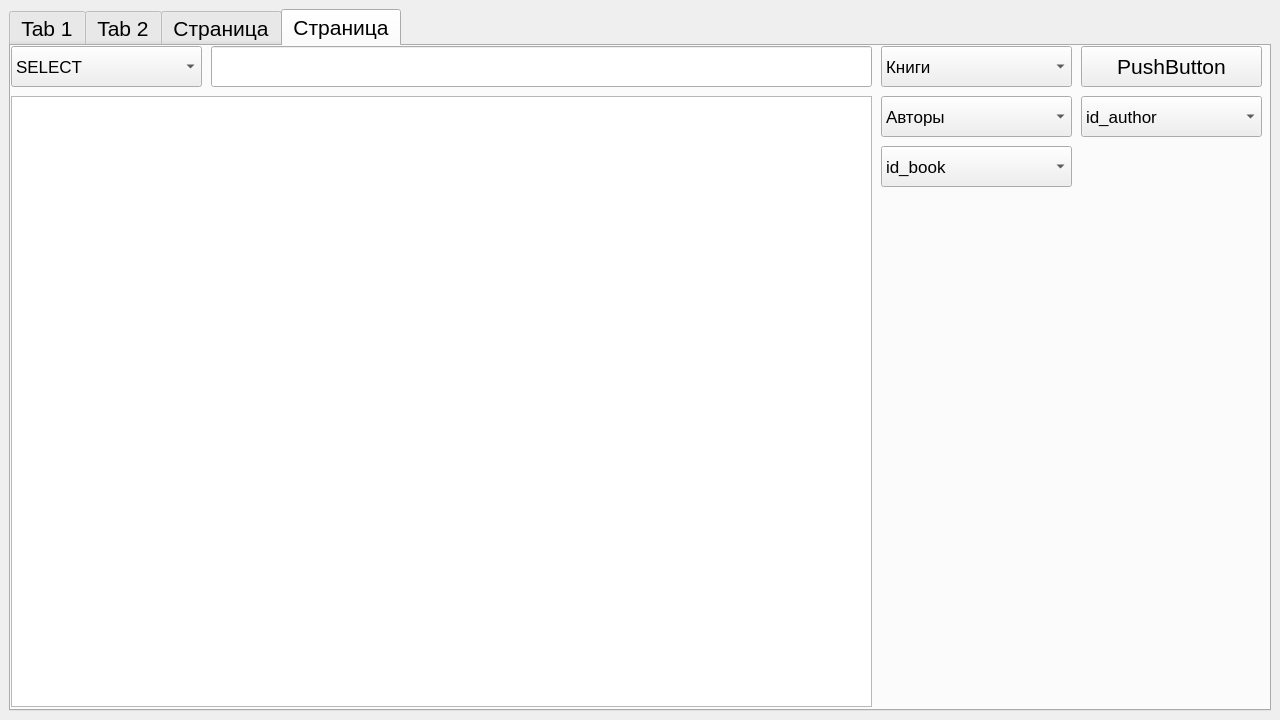
<?xml version="1.0" encoding="UTF-8"?>
<ui version="4.0">
 <class>MainWindow</class>
 <widget class="QMainWindow" name="MainWindow">
  <property name="geometry">
   <rect>
    <x>0</x>
    <y>0</y>
    <width>1280</width>
    <height>720</height>
   </rect>
  </property>
  <property name="windowTitle">
   <string>MainWindow</string>
  </property>
  <property name="autoFillBackground">
   <bool>false</bool>
  </property>
  <widget class="QWidget" name="centralwidget">
   <layout class="QVBoxLayout" name="verticalLayout">
    <item>
     <widget class="QTabWidget" name="tabWidget">
      <property name="font">
       <font>
        <pointsize>16</pointsize>
       </font>
      </property>
      <property name="currentIndex">
       <number>3</number>
      </property>
      <property name="usesScrollButtons">
       <bool>false</bool>
      </property>
      <widget class="QWidget" name="tab_1">
       <attribute name="title">
        <string>Tab 1</string>
       </attribute>
       <widget class="QLabel" name="nameText">
        <property name="geometry">
         <rect>
          <x>250</x>
          <y>0</y>
          <width>1001</width>
          <height>31</height>
         </rect>
        </property>
        <property name="font">
         <font>
          <pointsize>18</pointsize>
         </font>
        </property>
        <property name="text">
         <string>TextLabel</string>
        </property>
       </widget>
       <widget class="QLabel" name="nameLabel">
        <property name="geometry">
         <rect>
          <x>0</x>
          <y>0</y>
          <width>251</width>
          <height>31</height>
         </rect>
        </property>
        <property name="font">
         <font>
          <pointsize>18</pointsize>
          <weight>75</weight>
          <bold>true</bold>
         </font>
        </property>
        <property name="text">
         <string>Имя пользователя:</string>
        </property>
       </widget>
       <widget class="QLabel" name="roleLabel">
        <property name="geometry">
         <rect>
          <x>0</x>
          <y>30</y>
          <width>221</width>
          <height>31</height>
         </rect>
        </property>
        <property name="font">
         <font>
          <pointsize>18</pointsize>
          <weight>75</weight>
          <bold>true</bold>
         </font>
        </property>
        <property name="text">
         <string>Уровень допуска:</string>
        </property>
       </widget>
       <widget class="QLabel" name="roleText">
        <property name="geometry">
         <rect>
          <x>230</x>
          <y>30</y>
          <width>1021</width>
          <height>31</height>
         </rect>
        </property>
        <property name="font">
         <font>
          <pointsize>18</pointsize>
         </font>
        </property>
        <property name="text">
         <string>TextLabel</string>
        </property>
       </widget>
       <widget class="QCalendarWidget" name="calendarWidget">
        <property name="geometry">
         <rect>
          <x>10</x>
          <y>70</y>
          <width>401</width>
          <height>261</height>
         </rect>
        </property>
        <property name="selectionMode">
         <enum>QCalendarWidget::NoSelection</enum>
        </property>
        <property name="dateEditEnabled">
         <bool>false</bool>
        </property>
       </widget>
       <widget class="QTableWidget" name="tableReaders">
        <property name="geometry">
         <rect>
          <x>770</x>
          <y>30</y>
          <width>417</width>
          <height>60</height>
         </rect>
        </property>
        <property name="statusTip">
         <string/>
        </property>
        <property name="showGrid">
         <bool>true</bool>
        </property>
        <property name="wordWrap">
         <bool>true</bool>
        </property>
        <property name="rowCount">
         <number>1</number>
        </property>
        <property name="columnCount">
         <number>2</number>
        </property>
        <attribute name="horizontalHeaderVisible">
         <bool>false</bool>
        </attribute>
        <attribute name="horizontalHeaderCascadingSectionResizes">
         <bool>false</bool>
        </attribute>
        <attribute name="horizontalHeaderDefaultSectionSize">
         <number>200</number>
        </attribute>
        <attribute name="verticalHeaderCascadingSectionResizes">
         <bool>false</bool>
        </attribute>
        <row/>
        <column>
         <property name="text">
          <string>Самый лучший читатель дня</string>
         </property>
        </column>
        <column>
         <property name="text">
          <string>Самый худший читатель дня</string>
         </property>
        </column>
       </widget>
       <widget class="QLabel" name="labelReaders">
        <property name="geometry">
         <rect>
          <x>920</x>
          <y>0</y>
          <width>141</width>
          <height>31</height>
         </rect>
        </property>
        <property name="text">
         <string>Читатели дня</string>
        </property>
       </widget>
       <widget class="QLabel" name="labelAddBook">
        <property name="geometry">
         <rect>
          <x>10</x>
          <y>340</y>
          <width>421</width>
          <height>31</height>
         </rect>
        </property>
        <property name="text">
         <string>Добавить книгу (Название/id формуляра)</string>
        </property>
       </widget>
       <widget class="QLineEdit" name="lineBookName">
        <property name="geometry">
         <rect>
          <x>10</x>
          <y>379</y>
          <width>231</width>
          <height>21</height>
         </rect>
        </property>
        <property name="font">
         <font>
          <pointsize>10</pointsize>
         </font>
        </property>
       </widget>
       <widget class="QLineEdit" name="lineFormularId">
        <property name="geometry">
         <rect>
          <x>260</x>
          <y>379</y>
          <width>31</width>
          <height>21</height>
         </rect>
        </property>
        <property name="font">
         <font>
          <pointsize>10</pointsize>
         </font>
        </property>
       </widget>
       <widget class="QPushButton" name="btnAddBook">
        <property name="geometry">
         <rect>
          <x>300</x>
          <y>370</y>
          <width>121</width>
          <height>31</height>
         </rect>
        </property>
        <property name="font">
         <font>
          <pointsize>14</pointsize>
         </font>
        </property>
        <property name="text">
         <string>Добавить</string>
        </property>
       </widget>
       <widget class="QLabel" name="labelChangeState">
        <property name="geometry">
         <rect>
          <x>10</x>
          <y>410</y>
          <width>411</width>
          <height>21</height>
         </rect>
        </property>
        <property name="text">
         <string>Изменить наличие книги (id книги)</string>
        </property>
       </widget>
       <widget class="QLineEdit" name="lineBookId">
        <property name="geometry">
         <rect>
          <x>260</x>
          <y>449</y>
          <width>31</width>
          <height>21</height>
         </rect>
        </property>
        <property name="font">
         <font>
          <pointsize>10</pointsize>
         </font>
        </property>
       </widget>
       <widget class="QPushButton" name="btnChangeState">
        <property name="geometry">
         <rect>
          <x>300</x>
          <y>440</y>
          <width>121</width>
          <height>31</height>
         </rect>
        </property>
        <property name="font">
         <font>
          <pointsize>14</pointsize>
         </font>
        </property>
        <property name="text">
         <string>Изменить</string>
        </property>
       </widget>
       <widget class="QLabel" name="image">
        <property name="geometry">
         <rect>
          <x>690</x>
          <y>230</y>
          <width>561</width>
          <height>431</height>
         </rect>
        </property>
        <property name="text">
         <string/>
        </property>
        <property name="pixmap">
         <pixmap>../../../../Downloads/4936ce1b33e1317ee56d9f967a1a5512.png</pixmap>
        </property>
        <property name="scaledContents">
         <bool>true</bool>
        </property>
       </widget>
      </widget>
      <widget class="QWidget" name="tab_2">
       <attribute name="title">
        <string>Tab 2</string>
       </attribute>
       <widget class="QTableWidget" name="tabel">
        <property name="geometry">
         <rect>
          <x>0</x>
          <y>0</y>
          <width>831</width>
          <height>651</height>
         </rect>
        </property>
        <property name="editTriggers">
         <set>QAbstractItemView::NoEditTriggers</set>
        </property>
        <property name="columnCount">
         <number>0</number>
        </property>
       </widget>
       <widget class="QPushButton" name="upd">
        <property name="geometry">
         <rect>
          <x>1080</x>
          <y>610</y>
          <width>171</width>
          <height>51</height>
         </rect>
        </property>
        <property name="font">
         <font>
          <pointsize>24</pointsize>
         </font>
        </property>
        <property name="text">
         <string>Обновить</string>
        </property>
       </widget>
       <widget class="QComboBox" name="comboBox">
        <property name="geometry">
         <rect>
          <x>830</x>
          <y>0</y>
          <width>431</width>
          <height>31</height>
         </rect>
        </property>
        <property name="font">
         <font>
          <pointsize>14</pointsize>
         </font>
        </property>
        <property name="currentIndex">
         <number>0</number>
        </property>
        <property name="maxVisibleItems">
         <number>6</number>
        </property>
        <property name="maxCount">
         <number>6</number>
        </property>
        <item>
         <property name="text">
          <string>Книги</string>
         </property>
        </item>
        <item>
         <property name="text">
          <string>Авторы</string>
         </property>
        </item>
        <item>
         <property name="text">
          <string>Формуляры</string>
         </property>
        </item>
        <item>
         <property name="text">
          <string>Работники библиотеки</string>
         </property>
        </item>
        <item>
         <property name="text">
          <string>Должности</string>
         </property>
        </item>
        <item>
         <property name="text">
          <string>Билеты</string>
         </property>
        </item>
       </widget>
       <widget class="QLabel" name="label">
        <property name="geometry">
         <rect>
          <x>830</x>
          <y>30</y>
          <width>421</width>
          <height>31</height>
         </rect>
        </property>
        <property name="text">
         <string>&lt;html&gt;&lt;head/&gt;&lt;body&gt;&lt;p&gt;Поиск по полю&lt;/p&gt;&lt;/body&gt;&lt;/html&gt;</string>
        </property>
        <property name="alignment">
         <set>Qt::AlignCenter</set>
        </property>
       </widget>
       <widget class="QLineEdit" name="search1">
        <property name="geometry">
         <rect>
          <x>860</x>
          <y>70</y>
          <width>371</width>
          <height>20</height>
         </rect>
        </property>
        <property name="font">
         <font>
          <pointsize>10</pointsize>
         </font>
        </property>
       </widget>
       <widget class="QLineEdit" name="search2">
        <property name="geometry">
         <rect>
          <x>860</x>
          <y>100</y>
          <width>371</width>
          <height>20</height>
         </rect>
        </property>
        <property name="font">
         <font>
          <pointsize>10</pointsize>
         </font>
        </property>
       </widget>
       <widget class="QLineEdit" name="search3">
        <property name="geometry">
         <rect>
          <x>860</x>
          <y>130</y>
          <width>371</width>
          <height>20</height>
         </rect>
        </property>
        <property name="font">
         <font>
          <pointsize>10</pointsize>
         </font>
        </property>
       </widget>
       <widget class="QLineEdit" name="search4">
        <property name="geometry">
         <rect>
          <x>860</x>
          <y>160</y>
          <width>371</width>
          <height>20</height>
         </rect>
        </property>
        <property name="font">
         <font>
          <pointsize>10</pointsize>
         </font>
        </property>
       </widget>
       <widget class="QLineEdit" name="search5">
        <property name="geometry">
         <rect>
          <x>860</x>
          <y>190</y>
          <width>371</width>
          <height>20</height>
         </rect>
        </property>
        <property name="font">
         <font>
          <pointsize>10</pointsize>
         </font>
        </property>
       </widget>
       <widget class="QLabel" name="searchRes">
        <property name="geometry">
         <rect>
          <x>1000</x>
          <y>610</y>
          <width>81</width>
          <height>41</height>
         </rect>
        </property>
        <property name="text">
         <string/>
        </property>
        <property name="alignment">
         <set>Qt::AlignCenter</set>
        </property>
       </widget>
      </widget>
      <widget class="QWidget" name="tab_3">
       <attribute name="title">
        <string>Страница</string>
       </attribute>
       <widget class="QComboBox" name="boxTabel">
        <property name="geometry">
         <rect>
          <x>290</x>
          <y>20</y>
          <width>961</width>
          <height>22</height>
         </rect>
        </property>
        <property name="font">
         <font>
          <pointsize>13</pointsize>
         </font>
        </property>
        <item>
         <property name="text">
          <string>Книги</string>
         </property>
        </item>
        <item>
         <property name="text">
          <string>Авторы</string>
         </property>
        </item>
        <item>
         <property name="text">
          <string>Формуляры</string>
         </property>
        </item>
        <item>
         <property name="text">
          <string>Читательские билеты</string>
         </property>
        </item>
        <item>
         <property name="text">
          <string>Работники</string>
         </property>
        </item>
        <item>
         <property name="text">
          <string>Должности</string>
         </property>
        </item>
       </widget>
       <widget class="QLabel" name="labelTabel">
        <property name="geometry">
         <rect>
          <x>0</x>
          <y>10</y>
          <width>291</width>
          <height>31</height>
         </rect>
        </property>
        <property name="font">
         <font>
          <pointsize>24</pointsize>
         </font>
        </property>
        <property name="text">
         <string>Название таблицы:</string>
        </property>
       </widget>
       <widget class="QComboBox" name="boxFunc">
        <property name="geometry">
         <rect>
          <x>1089</x>
          <y>290</y>
          <width>161</width>
          <height>31</height>
         </rect>
        </property>
        <property name="font">
         <font>
          <pointsize>16</pointsize>
         </font>
        </property>
        <property name="sizeAdjustPolicy">
         <enum>QComboBox::AdjustToContentsOnFirstShow</enum>
        </property>
        <item>
         <property name="text">
          <string>Добавить</string>
         </property>
        </item>
        <item>
         <property name="text">
          <string>Удалить</string>
         </property>
        </item>
        <item>
         <property name="text">
          <string>Обновить</string>
         </property>
        </item>
       </widget>
       <widget class="QPushButton" name="btnExec">
        <property name="geometry">
         <rect>
          <x>1020</x>
          <y>580</y>
          <width>231</width>
          <height>71</height>
         </rect>
        </property>
        <property name="font">
         <font>
          <pointsize>32</pointsize>
         </font>
        </property>
        <property name="text">
         <string>Выполнить</string>
        </property>
       </widget>
       <widget class="QLabel" name="label1">
        <property name="enabled">
         <bool>true</bool>
        </property>
        <property name="geometry">
         <rect>
          <x>10</x>
          <y>50</y>
          <width>281</width>
          <height>31</height>
         </rect>
        </property>
        <property name="font">
         <font>
          <pointsize>18</pointsize>
         </font>
        </property>
        <property name="text">
         <string>TextLabel</string>
        </property>
       </widget>
       <widget class="QLabel" name="label2">
        <property name="geometry">
         <rect>
          <x>10</x>
          <y>90</y>
          <width>281</width>
          <height>31</height>
         </rect>
        </property>
        <property name="font">
         <font>
          <pointsize>18</pointsize>
         </font>
        </property>
        <property name="text">
         <string>TextLabel</string>
        </property>
       </widget>
       <widget class="QLabel" name="label3">
        <property name="geometry">
         <rect>
          <x>10</x>
          <y>130</y>
          <width>281</width>
          <height>31</height>
         </rect>
        </property>
        <property name="font">
         <font>
          <pointsize>18</pointsize>
         </font>
        </property>
        <property name="text">
         <string>TextLabel</string>
        </property>
       </widget>
       <widget class="QLabel" name="label4">
        <property name="geometry">
         <rect>
          <x>10</x>
          <y>170</y>
          <width>281</width>
          <height>31</height>
         </rect>
        </property>
        <property name="font">
         <font>
          <pointsize>18</pointsize>
         </font>
        </property>
        <property name="text">
         <string>TextLabel</string>
        </property>
       </widget>
       <widget class="QLabel" name="label5">
        <property name="geometry">
         <rect>
          <x>10</x>
          <y>210</y>
          <width>281</width>
          <height>31</height>
         </rect>
        </property>
        <property name="font">
         <font>
          <pointsize>18</pointsize>
         </font>
        </property>
        <property name="text">
         <string>TextLabel</string>
        </property>
       </widget>
       <widget class="QLabel" name="label6">
        <property name="geometry">
         <rect>
          <x>10</x>
          <y>250</y>
          <width>281</width>
          <height>31</height>
         </rect>
        </property>
        <property name="font">
         <font>
          <pointsize>18</pointsize>
         </font>
        </property>
        <property name="text">
         <string>TextLabel</string>
        </property>
       </widget>
       <widget class="QDateEdit" name="date1">
        <property name="geometry">
         <rect>
          <x>290</x>
          <y>180</y>
          <width>961</width>
          <height>22</height>
         </rect>
        </property>
        <property name="font">
         <font>
          <pointsize>10</pointsize>
         </font>
        </property>
       </widget>
       <widget class="QDateEdit" name="date2">
        <property name="geometry">
         <rect>
          <x>290</x>
          <y>220</y>
          <width>961</width>
          <height>22</height>
         </rect>
        </property>
        <property name="font">
         <font>
          <pointsize>10</pointsize>
         </font>
        </property>
       </widget>
       <widget class="QCheckBox" name="checkBox">
        <property name="geometry">
         <rect>
          <x>290</x>
          <y>140</y>
          <width>961</width>
          <height>21</height>
         </rect>
        </property>
        <property name="text">
         <string>CheckBox</string>
        </property>
       </widget>
       <widget class="QDateEdit" name="date3">
        <property name="geometry">
         <rect>
          <x>290</x>
          <y>140</y>
          <width>961</width>
          <height>22</height>
         </rect>
        </property>
        <property name="font">
         <font>
          <pointsize>10</pointsize>
         </font>
        </property>
       </widget>
       <widget class="QLineEdit" name="input1">
        <property name="geometry">
         <rect>
          <x>290</x>
          <y>60</y>
          <width>961</width>
          <height>20</height>
         </rect>
        </property>
        <property name="font">
         <font>
          <pointsize>10</pointsize>
         </font>
        </property>
       </widget>
       <widget class="QLineEdit" name="input2">
        <property name="geometry">
         <rect>
          <x>290</x>
          <y>100</y>
          <width>961</width>
          <height>20</height>
         </rect>
        </property>
        <property name="font">
         <font>
          <pointsize>10</pointsize>
         </font>
        </property>
       </widget>
       <widget class="QLineEdit" name="input3">
        <property name="geometry">
         <rect>
          <x>290</x>
          <y>140</y>
          <width>961</width>
          <height>20</height>
         </rect>
        </property>
        <property name="font">
         <font>
          <pointsize>10</pointsize>
         </font>
        </property>
       </widget>
       <widget class="QLineEdit" name="input4">
        <property name="geometry">
         <rect>
          <x>290</x>
          <y>180</y>
          <width>961</width>
          <height>20</height>
         </rect>
        </property>
        <property name="font">
         <font>
          <pointsize>10</pointsize>
         </font>
        </property>
       </widget>
       <widget class="QLineEdit" name="input5">
        <property name="geometry">
         <rect>
          <x>290</x>
          <y>220</y>
          <width>961</width>
          <height>20</height>
         </rect>
        </property>
        <property name="font">
         <font>
          <pointsize>10</pointsize>
         </font>
        </property>
       </widget>
       <widget class="QLineEdit" name="input6">
        <property name="geometry">
         <rect>
          <x>290</x>
          <y>260</y>
          <width>961</width>
          <height>20</height>
         </rect>
        </property>
        <property name="font">
         <font>
          <pointsize>10</pointsize>
         </font>
        </property>
       </widget>
       <widget class="QLabel" name="answState">
        <property name="geometry">
         <rect>
          <x>10</x>
          <y>540</y>
          <width>1001</width>
          <height>101</height>
         </rect>
        </property>
        <property name="font">
         <font>
          <pointsize>72</pointsize>
         </font>
        </property>
        <property name="text">
         <string/>
        </property>
       </widget>
      </widget>
      <widget class="QWidget" name="tab">
       <attribute name="title">
        <string>Страница</string>
       </attribute>
       <widget class="QComboBox" name="selectBox">
        <property name="geometry">
         <rect>
          <x>0</x>
          <y>0</y>
          <width>191</width>
          <height>41</height>
         </rect>
        </property>
        <property name="font">
         <font>
          <pointsize>13</pointsize>
         </font>
        </property>
        <item>
         <property name="text">
          <string>SELECT</string>
         </property>
        </item>
        <item>
         <property name="text">
          <string>SELECT INNER JOIN</string>
         </property>
        </item>
        <item>
         <property name="text">
          <string>SELECT ORDER BY</string>
         </property>
        </item>
       </widget>
       <widget class="QLineEdit" name="lineFree">
        <property name="geometry">
         <rect>
          <x>200</x>
          <y>0</y>
          <width>661</width>
          <height>41</height>
         </rect>
        </property>
       </widget>
       <widget class="QComboBox" name="boxTabel2">
        <property name="geometry">
         <rect>
          <x>870</x>
          <y>0</y>
          <width>191</width>
          <height>41</height>
         </rect>
        </property>
        <property name="font">
         <font>
          <pointsize>13</pointsize>
         </font>
        </property>
        <item>
         <property name="text">
          <string>Книги</string>
         </property>
        </item>
        <item>
         <property name="text">
          <string>Авторы</string>
         </property>
        </item>
        <item>
         <property name="text">
          <string>Формуляры</string>
         </property>
        </item>
        <item>
         <property name="text">
          <string>Читательские билеты</string>
         </property>
        </item>
        <item>
         <property name="text">
          <string>Работники</string>
         </property>
        </item>
        <item>
         <property name="text">
          <string>Должности</string>
         </property>
        </item>
       </widget>
       <widget class="QPushButton" name="freeBtn">
        <property name="geometry">
         <rect>
          <x>1070</x>
          <y>0</y>
          <width>181</width>
          <height>41</height>
         </rect>
        </property>
        <property name="text">
         <string>PushButton</string>
        </property>
       </widget>
       <widget class="QComboBox" name="boxTabel3">
        <property name="geometry">
         <rect>
          <x>870</x>
          <y>50</y>
          <width>191</width>
          <height>41</height>
         </rect>
        </property>
        <property name="font">
         <font>
          <pointsize>13</pointsize>
         </font>
        </property>
        <item>
         <property name="text">
          <string>Авторы</string>
         </property>
        </item>
       </widget>
       <widget class="QTableWidget" name="freeTabel">
        <property name="geometry">
         <rect>
          <x>0</x>
          <y>50</y>
          <width>861</width>
          <height>611</height>
         </rect>
        </property>
        <property name="editTriggers">
         <set>QAbstractItemView::NoEditTriggers</set>
        </property>
        <property name="columnCount">
         <number>0</number>
        </property>
       </widget>
       <widget class="QComboBox" name="boxFK">
        <property name="geometry">
         <rect>
          <x>1070</x>
          <y>50</y>
          <width>181</width>
          <height>41</height>
         </rect>
        </property>
        <property name="font">
         <font>
          <pointsize>13</pointsize>
         </font>
        </property>
        <item>
         <property name="text">
          <string>id_author</string>
         </property>
        </item>
       </widget>
       <widget class="QComboBox" name="boxOrder">
        <property name="geometry">
         <rect>
          <x>870</x>
          <y>100</y>
          <width>191</width>
          <height>41</height>
         </rect>
        </property>
        <property name="font">
         <font>
          <pointsize>13</pointsize>
         </font>
        </property>
        <item>
         <property name="text">
          <string>id_book</string>
         </property>
        </item>
        <item>
         <property name="text">
          <string>name_book</string>
         </property>
        </item>
        <item>
         <property name="text">
          <string>state</string>
         </property>
        </item>
        <item>
         <property name="text">
          <string>genre</string>
         </property>
        </item>
        <item>
         <property name="text">
          <string>publish_year</string>
         </property>
        </item>
        <item>
         <property name="text">
          <string>id_author</string>
         </property>
        </item>
       </widget>
      </widget>
     </widget>
    </item>
   </layout>
  </widget>
 </widget>
 <resources/>
 <connections/>
</ui>
